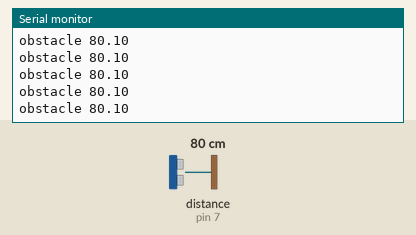
Simulated run of this sketch. Board: Arduino Uno, built with avr-gcc and run on an emulated ATmega328P. On the bench: the last lines printed to the serial monitor. Wiring (inferred from the names in the program): ultrasonic range finder: trigger pin 6; echo pin 7. The test bench sets the inputs (shaded band); at power-on: distance to the obstacle (sensor on pin 7) 80 cm. The echo pulse lasts 58.3 µs per cm.

Above: at 1.2 s.
1.3 s: distance to the obstacle (sensor on pin 7) set to 2 cm
At 2.1 s:
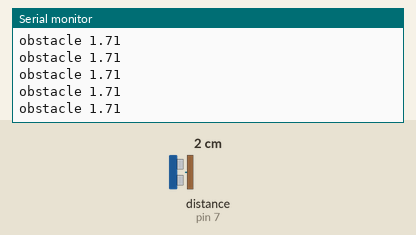
4.3 s: distance to the obstacle (sensor on pin 7) set to 4 cm
At 4.8 s:
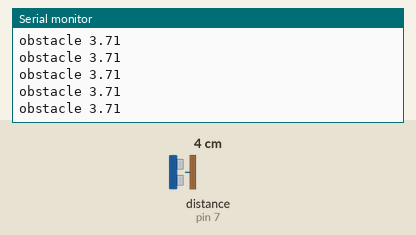
7.3 s: distance to the obstacle (sensor on pin 7) set to 9 cm
At 8.0 s:
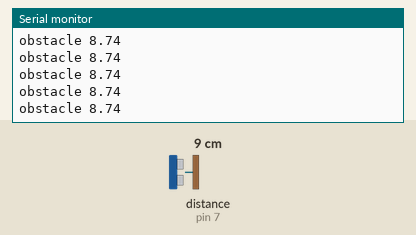
10.3 s: distance to the obstacle (sensor on pin 7) set to 35 cm
At 11.3 s:
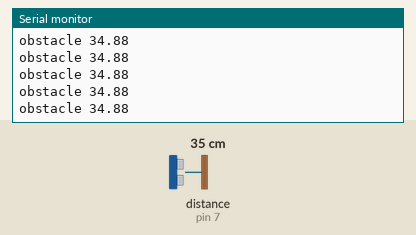
13.3 s: distance to the obstacle (sensor on pin 7) set to 299 cm
At 14.0 s:
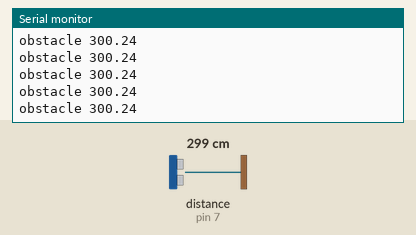
16.3 s: distance to the obstacle (sensor on pin 7) set to 18 cm
At 16.8 s:
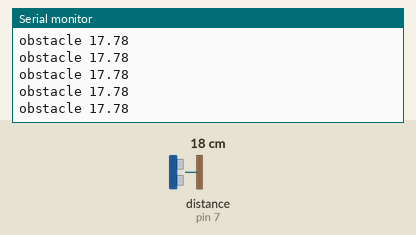
Timing chart, 0 to 19.3 s (numbered marks = the images above; inputs shaded):
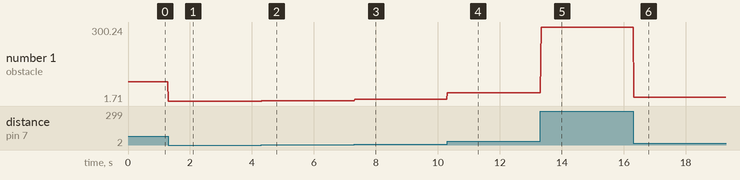

The sketch:

ultrasonic.ino.ino
```cpp
//void setup(){
//  Serial.begin(9600);
//}
//
//void loop(){
//  Serial.println("Hello world");
//  Serial.flush();
//  delay(1000);
//}


const int pingPin = 6; // Trigger Pin of Ultrasonic Sensor
const int echoPin = 7; // Echo Pin of Ultrasonic Sensor

void setup() {
   Serial.begin(9600); // Starting Serial Terminal
   pinMode(pingPin, OUTPUT);
   pinMode(echoPin, INPUT);
}

void loop() {
   double duration, inches, cm;
   digitalWrite(pingPin, LOW);
   delayMicroseconds(2);
   digitalWrite(pingPin, HIGH);
   delayMicroseconds(10);
   digitalWrite(pingPin, LOW);
   duration = pulseIn(echoPin, HIGH);
   cm = microsecondsToCentimeters(duration);
   Serial.print("obstacle ");
   Serial.print(cm);
   Serial.println();
   Serial.flush();
   delay(1);
}

double microsecondsToCentimeters(long microseconds) {
   return (double)microseconds / 29 / 2;
}
```

Measured:
- after the input at 1.3 s, the serial monitor: prints a new line at once (image 1)
- after the input at 4.3 s, the serial monitor: prints a new line at once (image 2)
- after the input at 7.3 s, the serial monitor: prints a new line at once (image 3)
- after the input at 10.3 s, the serial monitor: prints a new line at once (image 4)
- after the input at 13.3 s, the serial monitor: prints a new line at once (image 5)
- after the input at 16.3 s, the serial monitor: prints a new line at once (image 6)
- plotted number 1: 80.1 → 1.71 after the input at 1.3 s, 1.71 → 3.71 after the input at 4.3 s, 3.71 → 8.74 after the input at 7.3 s, 8.74 → 34.88 after the input at 10.3 s, 34.88 → 300.24 after the input at 13.3 s
